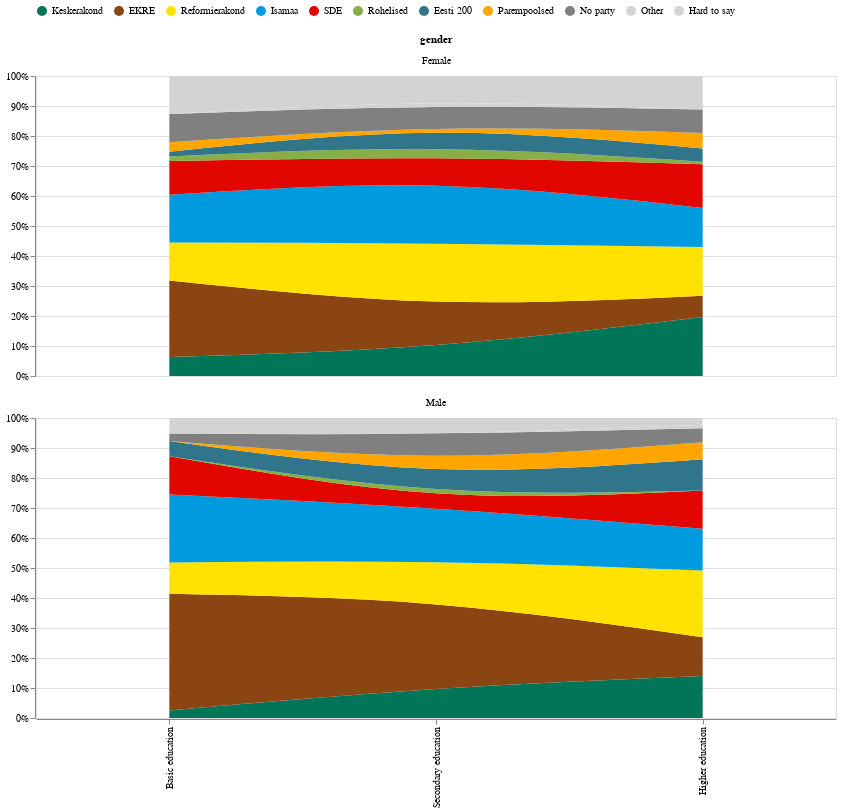

The cell this chart's notebook holds for it:
### Code cell
e2e_plot({
    'res_col' : 'party_preference',
    'factor_cols': ['education','gender'],  'filter': {},
    'plot': 'area_smooth',
    'internal_facet': True
},data_file)

### Figure 1 — Vega-Lite specification as saved in the notebook (floating-point values rounded to 4 significant figures)
{"config": {"view": {"continuousWidth": 300, "continuousHeight": 300}}, "data": {"name": "data-4dd600fa36b213700a492998cc2d078f"}, "facet": {"field": "gender", "type": "ordinal"}, "spec": {"mark": {"type": "area", "interpolate": "natural"}, "encoding": {"color": {"field": "party_preference", "legend": {"orient": "top", "title": null}, "scale": {"domain": ["Keskerakond", "EKRE", "Reformierakond", "Isamaa", "SDE", "Rohelised", "Eesti 200", "Parempoolsed", "No party", "Other", "Hard to say"], "range": ["#007557", "#8B4513", "#FFE200", "#009BDF", "#E10600", "#88AF47", "#31758A", "orange", "grey", "lightgrey", "lightgrey"]}, "sort": ["Keskerakond", "EKRE", "Reformierakond", "Isamaa", "SDE", "Rohelised", "Eesti 200", "Parempoolsed", "No party", "Other", "Hard to say"], "type": "nominal"}, "order": {"field": "order", "type": "ordinal"}, "x": {"field": "education", "sort": ["Basic education", "Secondary education", "Higher education"], "title": null, "type": "ordinal"}, "y": {"axis": {"format": "%"}, "field": "percent", "scale": {"domain": [0, 1]}, "stack": "normalize", "title": null, "type": "quantitative"}}, "width": 800}, "columns": 1, "$schema": "https://vega.github.io/schema/vega-lite/v5.15.1.json", "datasets": {"data-4dd600fa36b213700a492998cc2d078f": [{"education": "Basic education", "gender": "Male", "party_preference": "Keskerakond", "percent": 0.02532, "order": 0}, {"education": "Basic education", "gender": "Male", "party_preference": "EKRE", "percent": 0.3885, "order": 1}, {"education": "Basic education", "gender": "Male", "party_preference": "Reformierakond", "percent": 0.1045, "order": 2}, {"education": "Basic education", "gender": "Male", "party_preference": "Isamaa", "percent": 0.2267, "order": 3}, {"education": "Basic education", "gender": "Male", "party_preference": "SDE", "percent": 0.1274, "order": 4}, {"education": "Basic education", "gender": "Male", "party_preference": "Rohelised", "percent": 0.0, "order": 5}, {"education": "Basic education", "gender": "Male", "party_preference": "Eesti 200", "percent": 0.05082, "order": 6}, {"education": "Basic education", "gender": "Male", "party_preference": "Parempoolsed", "percent": 0.0, "order": 7}, {"education": "Basic education", "gender": "Male", "party_preference": "No party", "percent": 0.02485, "order": 8}, {"education": "Basic education", "gender": "Male", "party_preference": "Other", "percent": 0.0, "order": 9}, {"education": "Basic education", "gender": "Male", "party_preference": "Hard to say", "percent": 0.05185, "order": 10}, {"education": "Basic education", "gender": "Female", "party_preference": "Keskerakond", "percent": 0.06301, "order": 0}, {"education": "Basic education", "gender": "Female", "party_preference": "EKRE", "percent": 0.2556, "order": 1}, {"education": "Basic education", "gender": "Female", "party_preference": "Reformierakond", "percent": 0.126, "order": 2}, {"education": "Basic education", "gender": "Female", "party_preference": "Isamaa", "percent": 0.1595, "order": 3}, {"education": "Basic education", "gender": "Female", "party_preference": "SDE", "percent": 0.1122, "order": 4}, {"education": "Basic education", "gender": "Female", "party_preference": "Rohelised", "percent": 0.01536, "order": 5}, {"education": "Basic education", "gender": "Female", "party_preference": "Eesti 200", "percent": 0.01598, "order": 6}, {"education": "Basic education", "gender": "Female", "party_preference": "Parempoolsed", "percent": 0.03125, "order": 7}, {"education": "Basic education", "gender": "Female", "party_preference": "No party", "percent": 0.09466, "order": 8}, {"education": "Basic education", "gender": "Female", "party_preference": "Other", "percent": 0.0, "order": 9}, {"education": "Basic education", "gender": "Female", "party_preference": "Hard to say", "percent": 0.1265, "order": 10}, {"education": "Secondary education", "gender": "Male", "party_preference": "Keskerakond", "percent": 0.09686, "order": 0}, {"education": "Secondary education", "gender": "Male", "party_preference": "EKRE", "percent": 0.2819, "order": 1}, {"education": "Secondary education", "gender": "Male", "party_preference": "Reformierakond", "percent": 0.1401, "order": 2}, {"education": "Secondary education", "gender": "Male", "party_preference": "Isamaa", "percent": 0.1786, "order": 3}, {"education": "Secondary education", "gender": "Male", "party_preference": "SDE", "percent": 0.05158, "order": 4}, {"education": "Secondary education", "gender": "Male", "party_preference": "Rohelised", "percent": 0.01459, "order": 5}, {"education": "Secondary education", "gender": "Male", "party_preference": "Eesti 200", "percent": 0.06651, "order": 6}, {"education": "Secondary education", "gender": "Male", "party_preference": "Parempoolsed", "percent": 0.04426, "order": 7}, {"education": "Secondary education", "gender": "Male", "party_preference": "No party", "percent": 0.07442, "order": 8}, {"education": "Secondary education", "gender": "Male", "party_preference": "Other", "percent": 0.0, "order": 9}, {"education": "Secondary education", "gender": "Male", "party_preference": "Hard to say", "percent": 0.05119, "order": 10}, {"education": "Secondary education", "gender": "Female", "party_preference": "Keskerakond", "percent": 0.1034, "order": 0}, {"education": "Secondary education", "gender": "Female", "party_preference": "EKRE", "percent": 0.1447, "order": 1}, {"education": "Secondary education", "gender": "Female", "party_preference": "Reformierakond", "percent": 0.1928, "order": 2}, {"education": "Secondary education", "gender": "Female", "party_preference": "Isamaa", "percent": 0.1933, "order": 3}, {"education": "Secondary education", "gender": "Female", "party_preference": "SDE", "percent": 0.09133, "order": 4}, {"education": "Secondary education", "gender": "Female", "party_preference": "Rohelised", "percent": 0.03041, "order": 5}, {"education": "Secondary education", "gender": "Female", "party_preference": "Eesti 200", "percent": 0.05506, "order": 6}, {"education": "Secondary education", "gender": "Female", "party_preference": "Parempoolsed", "percent": 0.01216, "order": 7}, {"education": "Secondary education", "gender": "Female", "party_preference": "No party", "percent": 0.07345, "order": 8}, {"education": "Secondary education", "gender": "Female", "party_preference": "Other", "percent": 0.01242, "order": 9}, {"education": "Secondary education", "gender": "Female", "party_preference": "Hard to say", "percent": 0.09092, "order": 10}, {"education": "Higher education", "gender": "Male", "party_preference": "Keskerakond", "percent": 0.1403, "order": 0}, {"education": "Higher education", "gender": "Male", "party_preference": "EKRE", "percent": 0.1289, "order": 1}, {"education": "Higher education", "gender": "Male", "party_preference": "Reformierakond", "percent": 0.2223, "order": 2}, {"education": "Higher education", "gender": "Male", "party_preference": "Isamaa", "percent": 0.139, "order": 3}, {"education": "Higher education", "gender": "Male", "party_preference": "SDE", "percent": 0.1275, "order": 4}, {"education": "Higher education", "gender": "Male", "party_preference": "Rohelised", "percent": 0.0, "order": 5}, {"education": "Higher education", "gender": "Male", "party_preference": "Eesti 200", "percent": 0.1043, "order": 6}, {"education": "Higher education", "gender": "Male", "party_preference": "Parempoolsed", "percent": 0.0571, "order": 7}, {"education": "Higher education", "gender": "Male", "party_preference": "No party", "percent": 0.04664, "order": 8}, {"education": "Higher education", "gender": "Male", "party_preference": "Other", "percent": 0.01111, "order": 9}, {"education": "Higher education", "gender": "Male", "party_preference": "Hard to say", "percent": 0.02291, "order": 10}, {"education": "Higher education", "gender": "Female", "party_preference": "Keskerakond", "percent": 0.1967, "order": 0}, {"education": "Higher education", "gender": "Female", "party_preference": "EKRE", "percent": 0.07064, "order": 1}, {"education": "Higher education", "gender": "Female", "party_preference": "Reformierakond", "percent": 0.163, "order": 2}, {"education": "Higher education", "gender": "Female", "party_preference": "Isamaa", "percent": 0.1297, "order": 3}, {"education": "Higher education", "gender": "Female", "party_preference": "SDE", "percent": 0.1459, "order": 4}, {"education": "Higher education", "gender": "Female", "party_preference": "Rohelised", "percent": 0.008614, "order": 5}, {"education": "Higher education", "gender": "Female", "party_preference": "Eesti 200", "percent": 0.0438, "order": 6}, {"education": "Higher education", "gender": "Female", "party_preference": "Parempoolsed", "percent": 0.05184, "order": 7}, {"education": "Higher education", "gender": "Female", "party_preference": "No party", "percent": 0.07805, "order": 8}, {"education": "Higher education", "gender": "Female", "party_preference": "Other", "percent": 0.0, "order": 9}, {"education": "Higher education", "gender": "Female", "party_preference": "Hard to say", "percent": 0.1117, "order": 10}]}}
